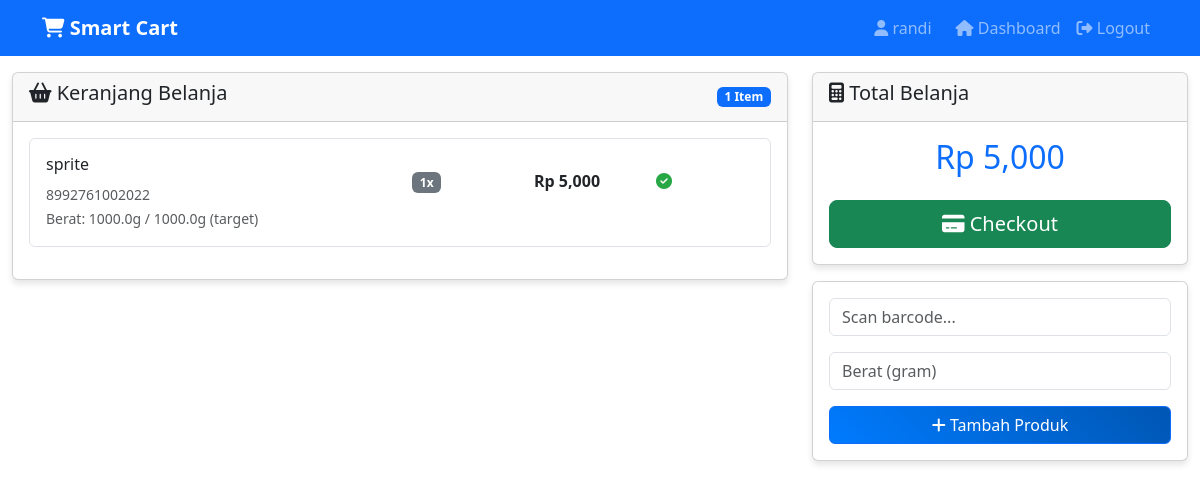
Page /dashboard (signed in) on the committed database.
### app.py (models this page shows)
class User(db.Model):
    id = db.Column(db.Integer, primary_key=True)
    username = db.Column(db.String(80), unique=True, nullable=False)
    email = db.Column(db.String(120), unique=True, nullable=False)
    password_hash = db.Column(db.String(120), nullable=False)
    role = db.Column(db.String(20), default='user')  # 'user' or 'admin'
    created_at = db.Column(db.DateTime, default=lambda: datetime.now(timezone.utc))

class CartItem(db.Model):
    id = db.Column(db.Integer, primary_key=True)
    cart_id = db.Column(db.Integer, db.ForeignKey('cart.id'), nullable=False)
    product_id = db.Column(db.Integer, db.ForeignKey('product.id'), nullable=False)
    quantity = db.Column(db.Integer, default=1)
    weight_detected = db.Column(db.Float, nullable=True)
    is_validated = db.Column(db.Boolean, default=False)
    added_at = db.Column(db.DateTime, default=lambda: datetime.now(timezone.utc))
    product = db.relationship('Product', backref='cart_items')

class Product(db.Model):
    id = db.Column(db.Integer, primary_key=True)
    barcode = db.Column(db.String(50), unique=True, nullable=False)
    name = db.Column(db.String(100), nullable=False)
    price = db.Column(db.Float, nullable=False)
    weight = db.Column(db.Float, nullable=False)  # Expected weight in grams
    stock = db.Column(db.Integer, default=0)
    created_at = db.Column(db.DateTime, default=lambda: datetime.now(timezone.utc))

class Cart(db.Model):
    id = db.Column(db.Integer, primary_key=True)
    user_id = db.Column(db.Integer, db.ForeignKey('user.id'), nullable=False)
    session_id = db.Column(db.String(100), nullable=False)
    status = db.Column(db.String(20), default='active')  # 'active', 'checkout', 'completed'
    total_amount = db.Column(db.Float, default=0)
    created_at = db.Column(db.DateTime, default=lambda: datetime.now(timezone.utc))

### app.py (the view, shortened to what this page needs)
@app.route('/dashboard')
@login_required
def dashboard():
    user = db.session.get(User, session['user_id'])
    active_cart = Cart.query.filter_by(user_id=user.id, status='active').first()
    cart_items = db.session.query(CartItem).filter_by(cart_id=active_cart.id).all()
    total_amount = sum(item.product.price * item.quantity for item in cart_items)
    active_cart.total_amount = total_amount
    db.session.commit()
    send_lcd_message(f"Selamat datang {user.username}",
                   "Dashboard User",
                   f"Selamat datang",
                   user.username,
                   f"Keranjang: {len(cart_items)} item")
    return render_template('dashboard.html',
                            user=user,
                            cart=active_cart,
                            cart_items=cart_items)

### app.py (called while the page is built)
def send_lcd_message(message, line1="", line2="", line3="", line4=""):
    global current_lcd_status
    try:
        current_lcd_status = {
            'message': message,
            'line1': line1 or message,
            'line2': line2,
            'line3': line3,
            'line4': line4,
            'timestamp': time.time()
        }
        lcd_message_queue.append(current_lcd_status.copy())
        logging.info(f"LCD Message updated: {message}")
        logging.info(f"Line1: {line1}, Line2: {line2}")
    except Exception as e:
        logging.error(f"Error updating LCD message: {e}")

def login_required(f):
    @wraps(f)
    def decorated_function(*args, **kwargs):
        if 'user_id' not in session:
            flash('Silakan login terlebih dahulu.', 'warning')
            return redirect(url_for('login'))
        return f(*args, **kwargs)
    return decorated_function

### templates/dashboard.html (shortened to what this page needs)
{% extends "base.html" %}
{% block content %}
<div class="row mt-3">
    <div class="col-md-8">
        <div class="card">
            <div class="card-header d-flex justify-content-between align-items-center">
                <h5><i class="fas fa-shopping-basket"></i> Keranjang Belanja</h5>
                <span class="badge bg-primary">{{ cart_items|length }} Item</span>
            </div>
            <div class="card-body">
                {% if cart_items %}
                    {% for item in cart_items %}
                    <div class="cart-item p-3 mb-3 border rounded">
                        <div class="row align-items-center">
                            <div class="col-md-6">
                                <h6>{{ item.product.name }}</h6>
                                <small class="text-muted">{{ item.product.barcode }}</small>
                            </div>
                            <div class="col-md-2">
                                <span class="badge bg-secondary">{{ item.quantity }}x</span>
                            </div>
                            <div class="col-md-2">
                                <strong>Rp {{ "{:,.0f}".format(item.product.price * item.quantity) }}</strong>
                            </div>
                            <div class="col-md-2">
                                {% if item.is_validated %}
                                    <i class="fas fa-check-circle weight-valid" title="Berat Valid"></i>
                                {% else %}
                                    <i class="fas fa-exclamation-triangle weight-invalid" title="Berat Tidak Valid"></i>
                                {% endif %}
                            </div>
                        </div>
                        <small class="text-muted">
                            Berat: {{ item.weight_detected or 0 }}g / {{ item.product.weight }}g (target)
                        </small>
                    </div>
                    {% endfor %}
                {% else %}
                    <div class="text-center py-5">
                        <i class="fas fa-shopping-cart fa-3x text-muted mb-3"></i>
                        <p class="text-muted">Keranjang belanja kosong</p>
                        <p>Mulai scan barcode produk untuk menambahkan item</p>
                    </div>
                {% endif %}
            </div>
        </div>
    </div>
    <div class="col-md-4">
        <div class="card mb-3">
            <div class="card-header">
                <h5><i class="fas fa-calculator"></i> Total Belanja</h5>
            </div>
            <div class="card-body text-center">
                <h2 class="text-primary">Rp {{ "{:,.0f}".format(cart.total_amount) }}</h2>
                {% if cart_items %}
                    <a href="{{ url_for('checkout_page') }}" class="btn btn-success btn-lg w-100 mt-3">
                        <i class="fas fa-credit-card"></i> Checkout
                    </a>
                {% endif %}
            </div>
        </div>
        <div class="card">
            <div class="card-body">
                <div class="mb-3">
                    <input type="text" class="form-control" id="barcodeInput" placeholder="Scan barcode..." autofocus>
                </div>
                <div class="mb-3">
                    <input type="number" class="form-control" id="weightInput" placeholder="Berat (gram)" step="0.1">
                </div>
                <button class="btn btn-primary w-100" onclick="scanBarcode()">
                    <i class="fas fa-plus"></i> Tambah Produk
                </button>
            </div>
        </div>
    </div>
</div>
{% endblock %}

### templates/base.html (shortened to what this page needs)
<!DOCTYPE html>
<html lang="id">
<head>
    <link href="https://cdnjs.cloudflare.com/ajax/libs/bootstrap/5.3.0/css/bootstrap.min.css" rel="stylesheet">
    <link href="https://cdnjs.cloudflare.com/ajax/libs/font-awesome/6.4.0/css/all.min.css" rel="stylesheet">
</head>
<body>
    <nav class="navbar navbar-expand-lg navbar-dark bg-primary">
        <div class="container">
            <a class="navbar-brand" href="{{ url_for('index') }}">
                <i class="fas fa-shopping-cart"></i> Smart Cart
            </a>
            <div class="navbar-nav ms-auto">
                {% if session.user_id %}
                    <span class="navbar-text me-3">
                        <i class="fas fa-user"></i> {{ session.username }}
                    </span>
                    {% if session.role == 'admin' %}
                        <a class="nav-link" href="{{ url_for('admin_dashboard') }}">
                            <i class="fas fa-tachometer-alt"></i> Admin
                        </a>
                    {% else %}
                        <a class="nav-link" href="{{ url_for('dashboard') }}">
                            <i class="fas fa-home"></i> Dashboard
                        </a>
                    {% endif %}
                    <a class="nav-link" href="{{ url_for('logout') }}">
                        <i class="fas fa-sign-out-alt"></i> Logout
                    </a>
                {% else %}
                    <a class="nav-link" href="{{ url_for('login') }}">Login</a>
                    <a class="nav-link" href="{{ url_for('register') }}">Register</a>
                {% endif %}
            </div>
        </div>
    </nav>
    <main class="container-fluid">
        {% block content %}{% endblock %}
    </main>
</body>
</html>

### templates/base.html (style rules this page uses)
.navbar-brand { font-weight: bold; }
.card { box-shadow: 0 4px 6px rgba(0,0,0,0.1); }
.btn-primary { background: linear-gradient(45deg, #007bff, #0056b3); }
.cart-item { border-left: 4px solid #007bff; }
.weight-valid { color: #28a745; }

### rows in the picture
User: username "randi"
CartItem: product.name "sprite", product.barcode "8992761002022", quantity "1", is_validated True (drawn), weight_detected "1000.0", product.weight "1000.0"
Product: item.product.price*item.quantity "5,000"
Cart: total_amount "5,000"

### other values in the picture
{{ cart_items|length }} "1"
